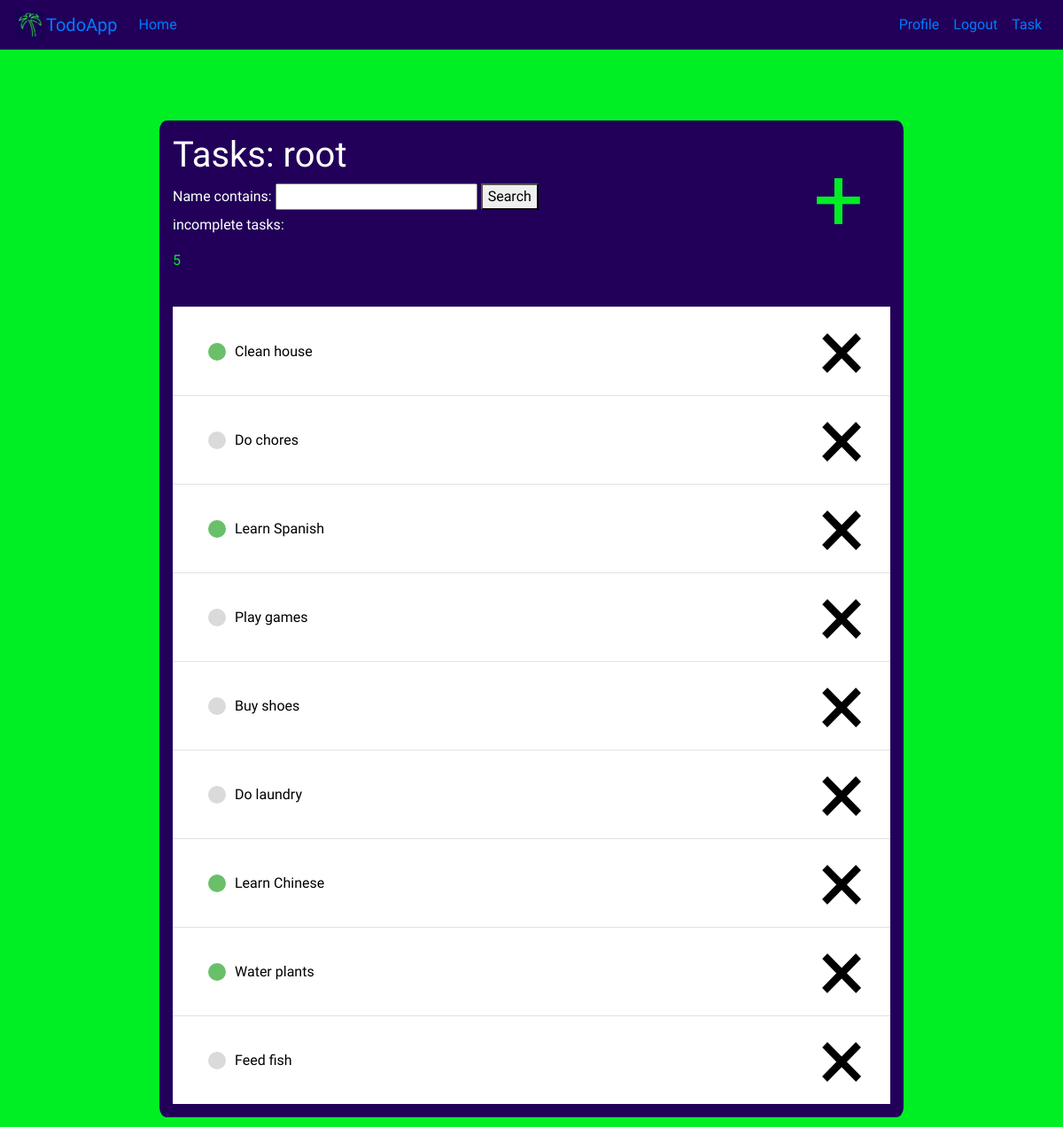
The app's page / (signed in) with its own data.
### todo/models.py (models this page shows, shortened)
class Task(models.Model):
    name = models.CharField(max_length=100)
    status = models.BooleanField(default=False)
    desc = models.TextField(default=None)
    author = models.ForeignKey(User, on_delete=models.CASCADE)

### todo/views.py (the view)
# urls.py: path('', views.TaskListView.as_view(template_name='todo/home.html'), name='todo-home'),
class TaskListView(LoginRequiredMixin, ListView):
    queryset = Task.objects.all()
    context_object_name = 'tasks'
    def get_queryset(self):
        queryset = super().get_queryset()
        self.filterset = TodoFilter(self.request.GET, queryset=queryset)
        return self.filterset.qs
    def get_context_data(self, **kwargs):
        context = super().get_context_data(**kwargs)
        context['tasks'] = context['tasks'].filter(author=self.request.user)
        context['form'] = self.filterset.form
        context['count'] = 0
        for task in context['tasks']:
            if task.status == False:
                context['count'] += 1
        return context

### todo/templates/todo/home.html (shortened to what this page needs)
{% extends 'todo/base.html' %}
{% block content %}
    <div class="task-heading">
        <a class="add-icon" href="{% url 'task-create' %}">&#43;</a>
        <h1 class="task-heading-text">Tasks: {{ user }}</h1>
        <form class="task-heading-text" method="GET">
            {{ form }}
            <button type="submit">Search</button>
        </form>
        <p class="task-heading-text">incomplete task{{count|pluralize:"s"}}: <p class="task-heading-count">{{ count }}</p></p>
    </div>
    <br>
    <div class="tasks-container">
    {% for task in tasks %}
        <div class="task-wrapper">
            <div class=task-inside-wrapper>
                {% if task.status %}
                    <div class="task-complete-icon"></div>
                {% else %}
                    <div class="task-incomplete-icon"></div>
                {% endif %}
                <a class="task-link" href="{% url 'task-detail' task.id %}">{{ task.name }}</a>
            </div>
            <a class="mr-2 delete-icon" href="{% url 'task-delete' task.id %}">&#215;</a>
        </div>
    {% endfor %}
    </div>
{% endblock content %}

### todo/static/styles.css (style rules this page uses)
body { background-color: #00ef24; font-family: 'Sono', sans-serif; }
.task-heading { padding-top: 15px; }
.task-heading-text { color: white; }
.task-heading-count { color: #00ef24; }
.tasks-container { padding-top: 0px; padding-bottom: 15px; }
.task-wrapper { display: flex; align-items: center; justify-content: space-between; padding: 20px; background-color: #fff; border-top: 1px solid rgb(226, 226, 226); max-height: 100px; }
.task-inside-wrapper { display: flex; align-items: center; justify-content: space-between; padding: 20px; background-color: #fff; }
.task-link { color: black; }
.task-complete-icon { height: 20px; width: 20px; background-color: rgb(105, 192, 105); border-radius: 50%; margin-right: 10px; padding: 0; }
.task-incomplete-icon { height: 20px; width: 20px; background-color: rgb(218, 218, 218); margin-right: 10px; border-radius: 50%; }
.delete-icon { text-decoration: none; color: black; font-size: 100px; }
.add-icon { display: flex; float: right; height: auto; padding: 0px; margin-right: 30px; text-decoration: none; color: #00ef24; font-size: 100px; }

### records on screen
Task: status True (drawn), name "Clean house"
Task: status False (drawn), name "Do chores"
Task: status True (drawn), name "Learn Spanish"
Task: status False (drawn), name "Play games"
Task: status False (drawn), name "Buy shoes"
Task: status False (drawn), name "Do laundry"
Task: status True (drawn), name "Learn Chinese"
Task: status True (drawn), name "Water plants"
Task: status False (drawn), name "Feed fish"

### other values on screen
{{ user }} "root"
{{ count }} "5"
